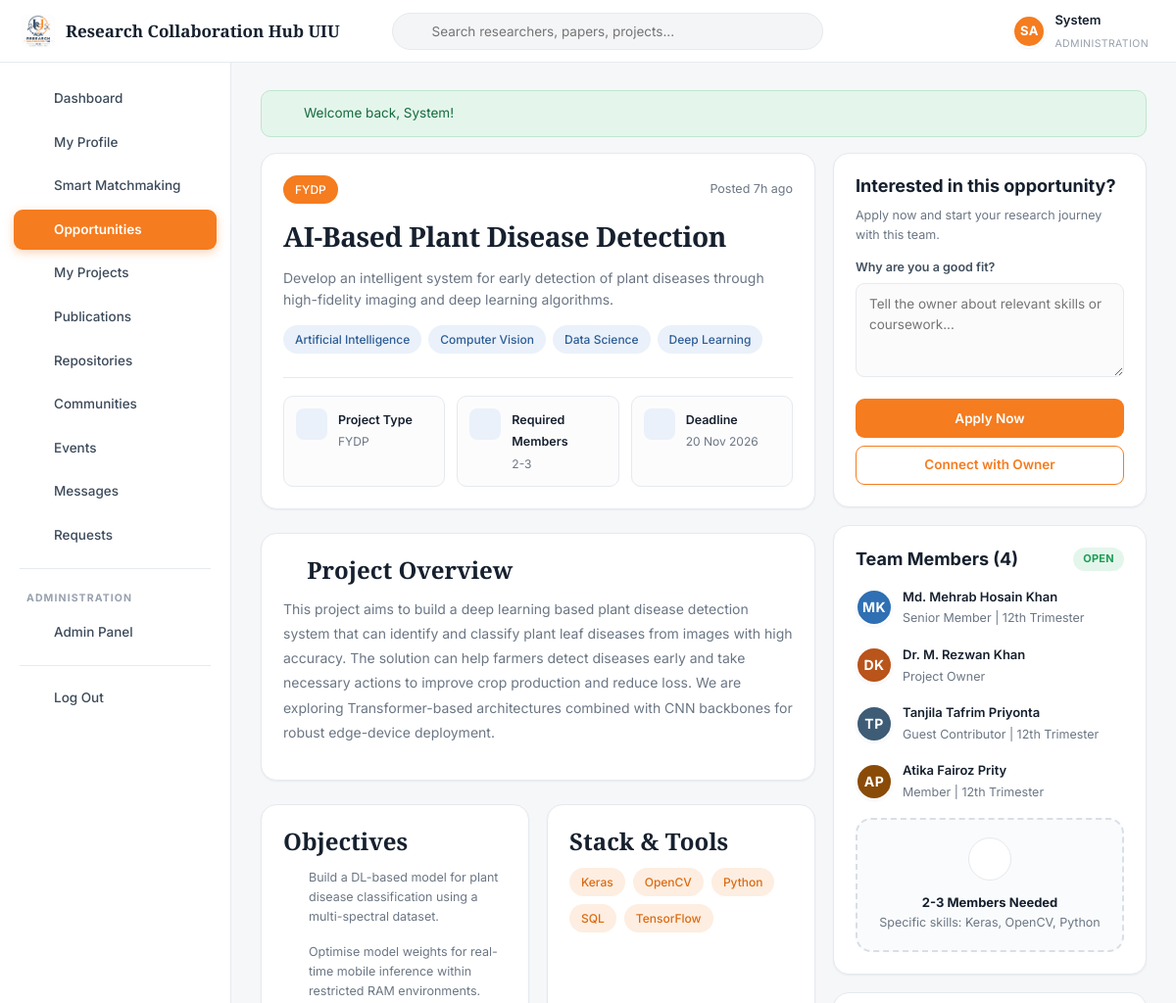
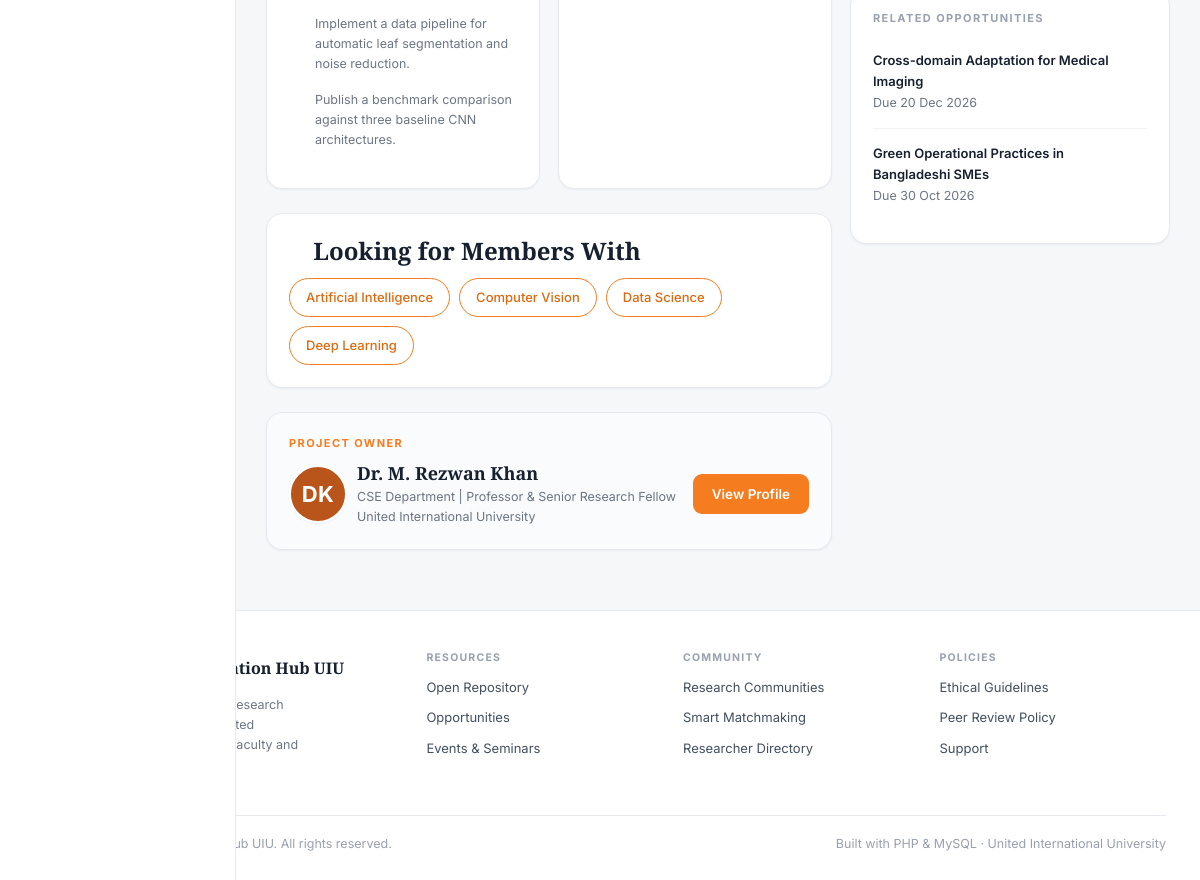
Screenshot of /opportunity.php?id=1 (signed in) with the database file from the repository (2 pictures, top to bottom).
### tables this page shows
CREATE TABLE `users` (
  `id`                INT AUTO_INCREMENT PRIMARY KEY,
  `first_name`        VARCHAR(60)  NOT NULL,
  `last_name`         VARCHAR(60)  NOT NULL,
  `email`             VARCHAR(150) NOT NULL UNIQUE,
  `password`          VARCHAR(255) NOT NULL,
  `role`              ENUM('student','faculty','admin') NOT NULL DEFAULT 'student',
  `researcher_type`   ENUM('student_academic','corporate','gov_ngo','medical','non_researcher') DEFAULT 'student_academic',
  `department`        VARCHAR(100) DEFAULT NULL,
  `university`        VARCHAR(150) DEFAULT 'United International University',
  `designation`       VARCHAR(120) DEFAULT NULL,
  `trimester`         VARCHAR(30)  DEFAULT NULL,
  `student_id`        VARCHAR(30)  DEFAULT NULL,
  `cgpa`              DECIMAL(3,2) DEFAULT NULL,
  `bio`               TEXT         DEFAULT NULL,
  `avatar`            VARCHAR(255) DEFAULT NULL,
  `cover`             VARCHAR(255) DEFAULT NULL,
  `phone`             VARCHAR(40)  DEFAULT NULL,
  `city`              VARCHAR(80)  DEFAULT 'Dhaka',
  `linkedin`          VARCHAR(200) DEFAULT NULL,
  `orcid`             VARCHAR(60)  DEFAULT NULL,
  `website`           VARCHAR(200) DEFAULT NULL,
  `availability`      VARCHAR(60)  DEFAULT NULL,
  `preferred_team`    VARCHAR(40)  DEFAULT NULL,
  `open_to_collab`    TINYINT(1)   NOT NULL DEFAULT 1,
  `status`            ENUM('active','suspended') NOT NULL DEFAULT 'active',
  `created_at`        DATETIME     NOT NULL DEFAULT CURRENT_TIMESTAMP
);

CREATE TABLE `projects` (
  `id`               INT AUTO_INCREMENT PRIMARY KEY,
  `owner_id`         INT NOT NULL,
  `title`            VARCHAR(200) NOT NULL,
  `summary`          VARCHAR(400) DEFAULT NULL,
  `description`      TEXT         DEFAULT NULL,
  `objectives`       TEXT         DEFAULT NULL,
  `project_type`     ENUM('FYDP','Thesis','RA','Research','Lab Work') NOT NULL DEFAULT 'Research',
  `status`           ENUM('pending','in_progress','completed') NOT NULL DEFAULT 'in_progress',
  `is_open`          TINYINT(1)   NOT NULL DEFAULT 1,
  `required_members` VARCHAR(30)  DEFAULT '2-3',
  `deadline`         DATE         DEFAULT NULL,
  `progress`         INT          NOT NULL DEFAULT 0,
  `created_at`       DATETIME     NOT NULL DEFAULT CURRENT_TIMESTAMP,
  FOREIGN KEY (`owner_id`) REFERENCES `users`(`id`) ON DELETE CASCADE
);

CREATE TABLE `project_members` (
  `id`          INT AUTO_INCREMENT PRIMARY KEY,
  `project_id`  INT NOT NULL,
  `user_id`     INT NOT NULL,
  `member_role` VARCHAR(60) NOT NULL DEFAULT 'Member',
  `joined_at`   DATETIME NOT NULL DEFAULT CURRENT_TIMESTAMP,
  UNIQUE KEY `uniq_member` (`project_id`,`user_id`),
  FOREIGN KEY (`project_id`) REFERENCES `projects`(`id`) ON DELETE CASCADE,
  FOREIGN KEY (`user_id`)    REFERENCES `users`(`id`)    ON DELETE CASCADE
);

### opportunity.php (the view, shortened to what the rows shown need)
<?php
$me  = currentUser();
$pid = (int)input('id', 0);
$p = fetchOne(
    'SELECT p.*, u.first_name, u.last_name, u.department, u.designation, u.avatar AS owner_avatar,
            u.id AS owner_uid, u.university
     FROM projects p JOIN users u ON u.id = p.owner_id WHERE p.id = ?', [$pid]);
$members    = fetchAll('SELECT pm.member_role, u.* FROM project_members pm
                        JOIN users u ON u.id = pm.user_id
                        WHERE pm.project_id = ? ORDER BY pm.joined_at', [$pid]);
$interests  = projectInterestNames($pid);
$skills     = projectSkillNames($pid);
$objectives = array_filter(array_map('trim', explode("\n", (string)$p['objectives'])));
$related = fetchAll(
    'SELECT DISTINCT p2.id, p2.title, p2.deadline FROM projects p2
     JOIN project_interests pi2 ON pi2.project_id = p2.id
     WHERE p2.id <> ? AND p2.is_open = 1
       AND pi2.interest_id IN (SELECT interest_id FROM project_interests WHERE project_id = ?)
     LIMIT 3', [$pid, $pid]);
require_once ROOT_PATH . '/includes/header.php';
?>
<div class="layout-main-side">
  <div>
    <div class="card mb-3">
      <div class="flex-between mb-2">
        <span class="chip chip-orange"><?= e($p['project_type']) ?></span>
        <span class="muted-sm">Posted <?= timeAgo($p['created_at']) ?></span>
      </div>
      <h1 style="font-size:28px"><?= e($p['title']) ?></h1>
      <p class="muted"><?= e($p['summary']) ?></p>
      <div class="flex flex-wrap mb-3" style="gap:7px">
        <?php foreach ($interests as $i): ?>
          <span class="chip chip-blue"><?= e($i) ?></span>
        <?php endforeach; ?>
      </div>
      <div class="grid grid-3" style="gap:12px;border-top:1px solid var(--line);padding-top:18px">
        <div class="info-tile">
          <span><span class="k">Project Type</span><br><span class="v"><?= e($p['project_type']) ?></span></span>
        </div>
        <div class="info-tile">
          <span><span class="k">Required Members</span><br><span class="v"><?= e($p['required_members']) ?></span></span>
        </div>
        <div class="info-tile">
          <span><span class="k">Deadline</span><br>
            <span class="v"><?= $p['deadline'] ? fmtDate($p['deadline']) : 'Rolling' ?></span></span>
        </div>
      </div>
    </div>
    <div class="card mb-3">
      <h2><?= icon('grid-list', 18) ?> Project Overview</h2>
      <p class="muted" style="line-height:1.8"><?= nl2br(e($p['description'])) ?></p>
    </div>
    <div class="grid grid-2 mb-3">
      <?php if ($objectives): ?>
        <div class="card">
          <h2>Objectives</h2>
          <?php foreach ($objectives as $o): ?>
            <div class="flex mb-2" style="align-items:flex-start">
              <span style="color:var(--orange);flex-shrink:0"><?= icon('check-circle', 16) ?></span>
              <span class="muted-sm"><?= e($o) ?></span>
            </div>
          <?php endforeach; ?>
        </div>
      <?php endif; ?>
      <?php if ($skills): ?>
        <div class="card">
          <h2>Stack &amp; Tools</h2>
        </div>
      <?php endif; ?>
    </div>
    <?php if ($interests): ?>
      <div class="card mb-3">
        <h2><?= icon('users', 18) ?> Looking for Members With</h2>
      </div>
    <?php endif; ?>
    <div class="card" style="background:#FAFBFC">
      <div class="flex-between flex-wrap" style="gap:14px">
        <div class="flex">
          <div>
            <h3 style="font-family:var(--serif);margin-bottom:2px"><?= e($p['first_name'] . ' ' . $p['last_name']) ?></h3>
            <p class="muted-sm mb-0"><?= e($p['department']) ?><?= $p['designation'] ? ' | ' . e($p['designation']) : '' ?></p>
            <p class="muted-sm mb-0"><?= e($p['university']) ?></p>
          </div>
        </div>
      </div>
    </div>
  </div>
  <div class="flex-col" style="gap:18px">
    <div class="card">
      <?php foreach ($members as $m): ?>
        <a class="flex mb-2" style="text-decoration:none;color:inherit"
           href="<?= url('profile.php?id=' . (int)$m['id']) ?>">
          <?= avatar($m, 38) ?>
          <span>
            <span style="font-size:13px;font-weight:600;display:block"><?= e(fullName($m)) ?></span>
            <span class="muted-sm"><?= e($m['member_role']) ?><?= $m['trimester'] ? ' | ' . e($m['trimester']) : '' ?></span>
          </span>
        </a>
      <?php endforeach; ?>
      <?php if ($p['is_open']): ?>
        <div class="dashed-card" style="min-height:auto;padding:18px">
          <div class="plus"><?= icon('plus', 18) ?></div>
          <strong style="font-size:13px;color:var(--ink)"><?= e($p['required_members']) ?> Members Needed</strong>
          <?php if ($skills): ?>
            <span class="muted-sm">Specific skills: <?= e(implode(', ', array_slice($skills, 0, 3))) ?></span>
          <?php endif; ?>
        </div>
      <?php endif; ?>
    </div>
    <?php if ($related): ?>
      <div class="card">
        <?php foreach ($related as $r): ?>
          <a class="list-row" style="text-decoration:none;color:inherit"
             href="<?= url('opportunity.php?id=' . (int)$r['id']) ?>">
            <span class="flex-1">
              <span style="font-size:13px;font-weight:600;display:block"><?= e($r['title']) ?></span>
              <span class="muted-sm"><?= $r['deadline'] ? 'Due ' . fmtDate($r['deadline']) : 'Rolling' ?></span>
            </span>
            <?= icon('chevron-right', 16) ?>
          </a>
        <?php endforeach; ?>
      </div>
    <?php endif; ?>
  </div>
</div>
<?php require_once ROOT_PATH . '/includes/footer.php'; ?>

### includes/header.php (shortened to what the rows shown need)
<?php
require_once ROOT_PATH . '/includes/icons.php';
$layout    = $layout    ?? (isLoggedIn() ? 'app' : 'public');
$me        = currentUser();
?>
<!DOCTYPE html>
<html lang="en">
<head>
<link rel="stylesheet" href="<?= url('assets/css/style.css') ?>">
</head>
<body class="layout-<?= e($layout) ?>">
<?php if ($layout === 'app'): ?>
<header class="topbar">
  <button class="icon-btn menu-toggle" id="menuToggle" aria-label="Toggle menu"><?= icon('menu', 20) ?></button>
  <a class="brand" href="<?= url('dashboard.php') ?>">
    <img src="<?= url('assets/img/logo.jpg') ?>" alt="Logo">
    <span class="brand-name"><?= e(SITE_NAME) ?></span>
  </a>
  <form class="topsearch" action="<?= url('search.php') ?>" method="get" role="search">
    <span class="ico"><?= icon('search', 16) ?></span>
    <input type="search" name="q" placeholder="Search researchers, papers, projects..."
           value="<?= e($_GET['q'] ?? '') ?>">
  </form>
  <div class="topactions">
    <a class="icon-btn" href="<?= url('notifications.php') ?>" title="Notifications">
      <?= icon('bell', 19) ?>
    </a>
    <a class="icon-btn" href="<?= url('messages.php') ?>" title="Messages">
      <?= icon('mail', 19) ?>
    </a>
    <a class="topuser" href="<?= url('profile.php') ?>">
      <?= avatar($me, 34) ?>
      <span>
        <span class="nm"><?= e($me['first_name']) ?></span><br>
        <span class="rl"><?= e($me['department'] ?: ucfirst($me['role'])) ?></span>
      </span>
    </a>
  </div>
</header>
<div class="app">
  <nav class="sidebar" id="sidebar">
    <a href="<?= url('dashboard.php') ?>"     class="<?= isActive('dashboard.php') ? 'active' : '' ?>"><?= icon('dashboard') ?> Dashboard</a>
    <a href="<?= url('profile.php') ?>"       class="<?= isActive('profile.php') || isActive('profile_edit.php') ? 'active' : '' ?>"><?= icon('user') ?> My Profile</a>
    <a href="<?= url('matchmaking.php') ?>"   class="<?= isActive('matchmaking.php') ? 'active' : '' ?>"><?= icon('sparkle') ?> Smart Matchmaking</a>
    <a href="<?= url('opportunities.php') ?>" class="<?= isActive('opportunities.php') || isActive('opportunity.php') ? 'active' : '' ?>"><?= icon('bulb') ?> Opportunities</a>
    <a href="<?= url('projects.php') ?>"      class="<?= isActive('projects.php') || isActive('project.php') || isActive('project_form.php') ? 'active' : '' ?>"><?= icon('folder') ?> My Projects</a>
    <a href="<?= url('publications.php') ?>"  class="<?= isActive('publications.php') || isActive('publication.php') ? 'active' : '' ?>"><?= icon('file') ?> Publications</a>
    <a href="<?= url('repository.php') ?>"    class="<?= isActive('repository.php') ? 'active' : '' ?>"><?= icon('layers') ?> Repositories</a>
    <a href="<?= url('communities.php') ?>"   class="<?= isActive('communities.php') || isActive('community.php') || isActive('post.php') ? 'active' : '' ?>"><?= icon('users') ?> Communities</a>
    <a href="<?= url('events.php') ?>"        class="<?= isActive('events.php') ? 'active' : '' ?>"><?= icon('calendar') ?> Events</a>
    <a href="<?= url('messages.php') ?>"      class="<?= isActive('messages.php') ? 'active' : '' ?>">
      <?= icon('mail') ?> Messages
    </a>
    <a href="<?= url('requests.php') ?>"      class="<?= isActive('requests.php') ? 'active' : '' ?>"><?= icon('user-plus') ?> Requests</a>
    <?php if ($me['role'] === 'admin'): ?>
      <div class="sidebar-sep"></div>
      <div class="sidebar-label">Administration</div>
      <a href="<?= url('admin/index.php') ?>"><?= icon('shield') ?> Admin Panel</a>
    <?php endif; ?>
    <div class="sidebar-sep"></div>
    <a href="<?= url('logout.php') ?>"><?= icon('logout') ?> Log Out</a>
  </nav>
  <main class="app-main">
    <?php foreach (getFlashes() as $f): ?>
      <div class="alert alert-<?= e($f['type']) ?>"><?= icon($f['type'] === 'success' ? 'check-circle' : 'help', 17) ?><span><?= e($f['message']) ?></span></div>
    <?php endforeach; ?>
<?php endif; ?>

### includes/icons.php (shortened to what the rows shown need)
<?php
function icon(string $name, int $size = 18, string $class = ''): string
{
    $body = $paths[$name] ?? $paths['help'];
    return '<svg class="ic ' . htmlspecialchars($class) . '" xmlns="http://www.w3.org/2000/svg" width="' . $size
         . '" height="' . $size . '" viewBox="0 0 24 24" fill="none" stroke="currentColor" stroke-width="1.9"'
         . ' stroke-linecap="round" stroke-linejoin="round" aria-hidden="true">' . $body . '</svg>';
}

### includes/functions.php (shortened to what the rows shown need)
<?php
function e($value): string
{
    return htmlspecialchars((string)$value, ENT_QUOTES, 'UTF-8');
}
function url(string $path = ''): string
{
    return BASE_URL . ltrim($path, '/');
}
function getFlashes(): array
{
    $f = $_SESSION['flash'] ?? [];
    return $f;
}
function isLoggedIn(): bool
{
    return !empty($_SESSION['user_id']);
}
function currentUser(): ?array
{
    static $user = null;
    static $loaded = false;
    if ($loaded) { return $user; }
    $loaded = true;
    $user = fetchOne('SELECT * FROM users WHERE id = ? AND status = "active"', [$_SESSION['user_id']]);
    return $user;
}
function fullName(array $user): string
{
    return trim($user['first_name'] . ' ' . $user['last_name']);
}
function initials(array $user): string
{
    return strtoupper(substr($user['first_name'], 0, 1) . substr($user['last_name'], 0, 1));
}
function avatarUrl(?array $user): string
{
    return '';
}
function avatar(?array $user, int $size = 40, string $extraClass = ''): string
{
    $src = avatarUrl($user);
    $style = 'width:' . $size . 'px;height:' . $size . 'px;';
    $palette = ['#12305B', '#F57C1F', '#2F6FB3', '#B9541B', '#3E5C76', '#8A4B08'];
    $bg      = $palette[((int)$user['id']) % count($palette)];
    $font    = max(10, (int)round($size * 0.38));
    return '<span class="avatar avatar-initials ' . e($extraClass) . '" style="' . $style
         . 'background:' . $bg . ';font-size:' . $font . 'px" title="' . e(fullName($user)) . '">'
         . e(initials($user)) . '</span>';
}
function timeAgo(?string $datetime): string
{
    $ts   = strtotime($datetime);
    $diff = time() - $ts;
    if ($diff < 86400)  { return floor($diff / 3600) . 'h ago'; }
    return date('d M Y', $ts);
}
function fmtDate(?string $datetime, string $format = 'd M Y'): string
{
    return $datetime ? date($format, strtotime($datetime)) : '--';
}
function projectInterestNames(int $pid): array
{
    return array_column(fetchAll(
        'SELECT i.name FROM interests i
         JOIN project_interests pi ON pi.interest_id = i.id
         WHERE pi.project_id = ? ORDER BY i.name', [$pid]), 'name');
}
function projectSkillNames(int $pid): array
{
    return array_column(fetchAll(
        'SELECT s.name FROM skills s
         JOIN project_skills ps ON ps.skill_id = s.id
         WHERE ps.project_id = ? ORDER BY s.name', [$pid]), 'name');
}
function input(string $key, $default = '')
{
    $v = $_POST[$key] ?? $_GET[$key] ?? $default;
    return is_string($v) ? trim($v) : $v;
}
function isActive(string $page): bool
{
    return basename($_SERVER['PHP_SELF']) === $page;
}

### rows the page displays
users: initials($user) "SA", first_name "System", department "ADMINISTRATION"
projects: project_type "FYDP", created_at "7h ago", title "AI-Based Plant Disease Detection", summary "Develop an intelligent system for early detection of plant diseases through high-fidelity imaging and deep learning algorithms.", required_members "2-3", deadline "20 Nov 2026", description "This project aims to build a deep learning based plant disease detection system that can identify and classify plant leaf diseases from images with high accuracy. The solution can help farmers detect diseases early and take necessary actions to improve crop production and reduce loss. We are exploring Transformer-based architectures combined with CNN backbones for robust edge-device deployment.", objectives "Build a DL-based model for plant disease classification using a multi-spectral dataset.", objectives "Optimise model weights for real-time mobile inference within restricted RAM environments.", objectives "Implement a data pipeline for automatic leaf segmentation and noise reduction.", objectives "Publish a benchmark comparison against three baseline CNN architectures.", owner.last_name "Dr. M. Rezwan Khan", owner.department "CSE Department", owner.designation "Professor & Senior Research Fellow", owner.university "United International University"
project_members: user.last_name "MK", user.last_name "Md. Mehrab Hosain Khan", member_role "Senior Member", user.trimester "12th Trimester"
project_members: user.last_name "DK", user.last_name "Dr. M. Rezwan Khan", member_role "Project Owner"
project_members: user.last_name "TP", user.last_name "Tanjila Tafrim Priyonta", member_role "Guest Contributor", user.trimester "12th Trimester"
project_members: user.last_name "AP", user.last_name "Atika Fairoz Prity", member_role "Member", user.trimester "12th Trimester"
projects: title "Cross-domain Adaptation for Medical Imaging", deadline "20 Dec 2026", $size 16 (drawn)
projects: title "Green Operational Practices in Bangladeshi SMEs", deadline "30 Oct 2026", $size 16 (drawn)

### other values shown
SITE_NAME "Research Collaboration Hub UIU"
$f['message'] "Welcome back, System!"
$i "Artificial Intelligence"
$i "Computer Vision"
$i "Data Science"
$i "Deep Learning"
$s "Keras"
$s "OpenCV"
$s "Python"
$s "SQL"
$s "TensorFlow"
initials($user) "DK"
count($members) "4"
implode(', ', array_slice($skills, 0, 3)) "Keras, OpenCV, Python"
